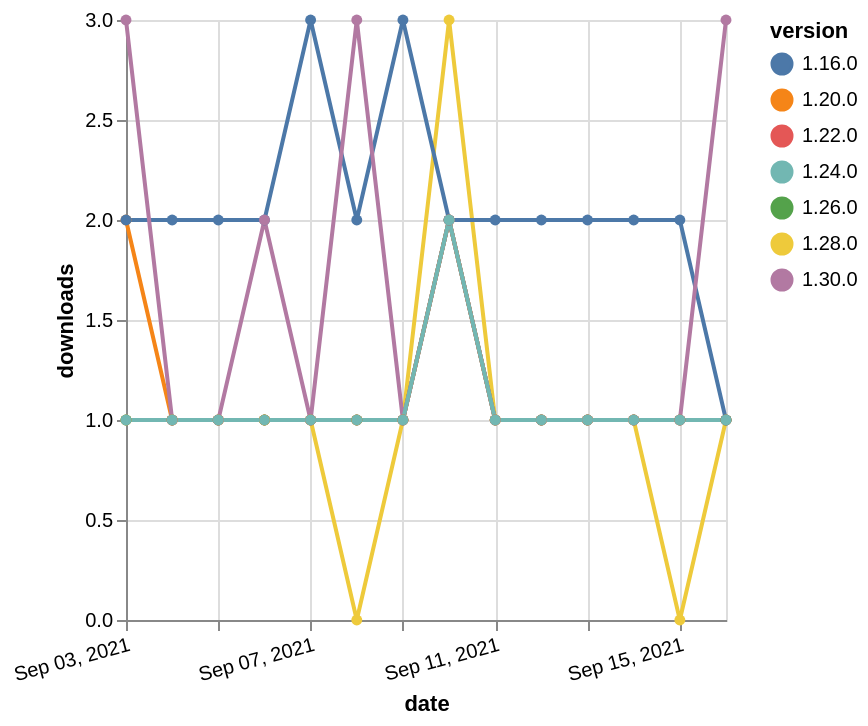

The specification (Vega-Lite) saved for this image:
### Vega-Lite specification from a JSON file in a GitHub repository (floating-point values rounded to 4 significant figures)
{"$schema": "https://vega.github.io/schema/vega-lite/v5.json", "description": "A simple bar chart with embedded data.", "data": {"values": [{"date": "2021-09-03", "total": 212, "delta": 1, "version": "1.22.0"}, {"date": "2021-09-04", "total": 213, "delta": 1, "version": "1.22.0"}, {"date": "2021-09-05", "total": 214, "delta": 1, "version": "1.22.0"}, {"date": "2021-09-06", "total": 215, "delta": 1, "version": "1.22.0"}, {"date": "2021-09-07", "total": 216, "delta": 1, "version": "1.22.0"}, {"date": "2021-09-08", "total": 217, "delta": 1, "version": "1.22.0"}, {"date": "2021-09-09", "total": 218, "delta": 1, "version": "1.22.0"}, {"date": "2021-09-10", "total": 220, "delta": 2, "version": "1.22.0"}, {"date": "2021-09-11", "total": 221, "delta": 1, "version": "1.22.0"}, {"date": "2021-09-12", "total": 222, "delta": 1, "version": "1.22.0"}, {"date": "2021-09-13", "total": 223, "delta": 1, "version": "1.22.0"}, {"date": "2021-09-14", "total": 224, "delta": 1, "version": "1.22.0"}, {"date": "2021-09-15", "total": 225, "delta": 1, "version": "1.22.0"}, {"date": "2021-09-16", "total": 226, "delta": 1, "version": "1.22.0"}, {"date": "2021-09-03", "total": 185, "delta": 1, "version": "1.28.0"}, {"date": "2021-09-04", "total": 186, "delta": 1, "version": "1.28.0"}, {"date": "2021-09-05", "total": 187, "delta": 1, "version": "1.28.0"}, {"date": "2021-09-06", "total": 188, "delta": 1, "version": "1.28.0"}, {"date": "2021-09-07", "total": 189, "delta": 1, "version": "1.28.0"}, {"date": "2021-09-08", "total": 189, "delta": 0, "version": "1.28.0"}, {"date": "2021-09-09", "total": 190, "delta": 1, "version": "1.28.0"}, {"date": "2021-09-10", "total": 193, "delta": 3, "version": "1.28.0"}, {"date": "2021-09-11", "total": 194, "delta": 1, "version": "1.28.0"}, {"date": "2021-09-12", "total": 195, "delta": 1, "version": "1.28.0"}, {"date": "2021-09-13", "total": 196, "delta": 1, "version": "1.28.0"}, {"date": "2021-09-14", "total": 197, "delta": 1, "version": "1.28.0"}, {"date": "2021-09-15", "total": 197, "delta": 0, "version": "1.28.0"}, {"date": "2021-09-16", "total": 198, "delta": 1, "version": "1.28.0"}, {"date": "2021-09-03", "total": 157, "delta": 1, "version": "1.26.0"}, {"date": "2021-09-04", "total": 158, "delta": 1, "version": "1.26.0"}, {"date": "2021-09-05", "total": 159, "delta": 1, "version": "1.26.0"}, {"date": "2021-09-06", "total": 160, "delta": 1, "version": "1.26.0"}, {"date": "2021-09-07", "total": 161, "delta": 1, "version": "1.26.0"}, {"date": "2021-09-08", "total": 162, "delta": 1, "version": "1.26.0"}, {"date": "2021-09-09", "total": 163, "delta": 1, "version": "1.26.0"}, {"date": "2021-09-10", "total": 165, "delta": 2, "version": "1.26.0"}, {"date": "2021-09-11", "total": 166, "delta": 1, "version": "1.26.0"}, {"date": "2021-09-12", "total": 167, "delta": 1, "version": "1.26.0"}, {"date": "2021-09-13", "total": 168, "delta": 1, "version": "1.26.0"}, {"date": "2021-09-14", "total": 169, "delta": 1, "version": "1.26.0"}, {"date": "2021-09-15", "total": 170, "delta": 1, "version": "1.26.0"}, {"date": "2021-09-16", "total": 171, "delta": 1, "version": "1.26.0"}, {"date": "2021-09-03", "total": 259, "delta": 2, "version": "1.20.0"}, {"date": "2021-09-04", "total": 260, "delta": 1, "version": "1.20.0"}, {"date": "2021-09-05", "total": 261, "delta": 1, "version": "1.20.0"}, {"date": "2021-09-06", "total": 262, "delta": 1, "version": "1.20.0"}, {"date": "2021-09-07", "total": 263, "delta": 1, "version": "1.20.0"}, {"date": "2021-09-08", "total": 264, "delta": 1, "version": "1.20.0"}, {"date": "2021-09-09", "total": 265, "delta": 1, "version": "1.20.0"}, {"date": "2021-09-10", "total": 267, "delta": 2, "version": "1.20.0"}, {"date": "2021-09-11", "total": 268, "delta": 1, "version": "1.20.0"}, {"date": "2021-09-12", "total": 269, "delta": 1, "version": "1.20.0"}, {"date": "2021-09-13", "total": 270, "delta": 1, "version": "1.20.0"}, {"date": "2021-09-14", "total": 271, "delta": 1, "version": "1.20.0"}, {"date": "2021-09-15", "total": 272, "delta": 1, "version": "1.20.0"}, {"date": "2021-09-16", "total": 273, "delta": 1, "version": "1.20.0"}, {"date": "2021-09-03", "total": 2312, "delta": 2, "version": "1.16.0"}, {"date": "2021-09-04", "total": 2314, "delta": 2, "version": "1.16.0"}, {"date": "2021-09-05", "total": 2316, "delta": 2, "version": "1.16.0"}, {"date": "2021-09-06", "total": 2318, "delta": 2, "version": "1.16.0"}, {"date": "2021-09-07", "total": 2321, "delta": 3, "version": "1.16.0"}, {"date": "2021-09-08", "total": 2323, "delta": 2, "version": "1.16.0"}, {"date": "2021-09-09", "total": 2326, "delta": 3, "version": "1.16.0"}, {"date": "2021-09-10", "total": 2328, "delta": 2, "version": "1.16.0"}, {"date": "2021-09-11", "total": 2330, "delta": 2, "version": "1.16.0"}, {"date": "2021-09-12", "total": 2332, "delta": 2, "version": "1.16.0"}, {"date": "2021-09-13", "total": 2334, "delta": 2, "version": "1.16.0"}, {"date": "2021-09-14", "total": 2336, "delta": 2, "version": "1.16.0"}, {"date": "2021-09-15", "total": 2338, "delta": 2, "version": "1.16.0"}, {"date": "2021-09-16", "total": 2339, "delta": 1, "version": "1.16.0"}, {"date": "2021-09-03", "total": 123, "delta": 3, "version": "1.30.0"}, {"date": "2021-09-04", "total": 124, "delta": 1, "version": "1.30.0"}, {"date": "2021-09-05", "total": 125, "delta": 1, "version": "1.30.0"}, {"date": "2021-09-06", "total": 127, "delta": 2, "version": "1.30.0"}, {"date": "2021-09-07", "total": 128, "delta": 1, "version": "1.30.0"}, {"date": "2021-09-08", "total": 131, "delta": 3, "version": "1.30.0"}, {"date": "2021-09-09", "total": 132, "delta": 1, "version": "1.30.0"}, {"date": "2021-09-10", "total": 134, "delta": 2, "version": "1.30.0"}, {"date": "2021-09-11", "total": 135, "delta": 1, "version": "1.30.0"}, {"date": "2021-09-12", "total": 136, "delta": 1, "version": "1.30.0"}, {"date": "2021-09-13", "total": 137, "delta": 1, "version": "1.30.0"}, {"date": "2021-09-14", "total": 138, "delta": 1, "version": "1.30.0"}, {"date": "2021-09-15", "total": 139, "delta": 1, "version": "1.30.0"}, {"date": "2021-09-16", "total": 142, "delta": 3, "version": "1.30.0"}, {"date": "2021-09-03", "total": 191, "delta": 1, "version": "1.24.0"}, {"date": "2021-09-04", "total": 192, "delta": 1, "version": "1.24.0"}, {"date": "2021-09-05", "total": 193, "delta": 1, "version": "1.24.0"}, {"date": "2021-09-06", "total": 194, "delta": 1, "version": "1.24.0"}, {"date": "2021-09-07", "total": 195, "delta": 1, "version": "1.24.0"}, {"date": "2021-09-08", "total": 196, "delta": 1, "version": "1.24.0"}, {"date": "2021-09-09", "total": 197, "delta": 1, "version": "1.24.0"}, {"date": "2021-09-10", "total": 199, "delta": 2, "version": "1.24.0"}, {"date": "2021-09-11", "total": 200, "delta": 1, "version": "1.24.0"}, {"date": "2021-09-12", "total": 201, "delta": 1, "version": "1.24.0"}, {"date": "2021-09-13", "total": 202, "delta": 1, "version": "1.24.0"}, {"date": "2021-09-14", "total": 203, "delta": 1, "version": "1.24.0"}, {"date": "2021-09-15", "total": 204, "delta": 1, "version": "1.24.0"}, {"date": "2021-09-16", "total": 205, "delta": 1, "version": "1.24.0"}]}, "width": "container", "mark": {"type": "line", "point": {"filled": true}}, "encoding": {"x": {"field": "date", "type": "temporal", "timeUnit": "yearmonthdate", "title": "date", "axis": {"labelAngle": -15}}, "y": {"field": "delta", "type": "quantitative", "title": "downloads"}, "color": {"field": "version", "type": "nominal"}, "tooltip": {"field": "delta"}}}
